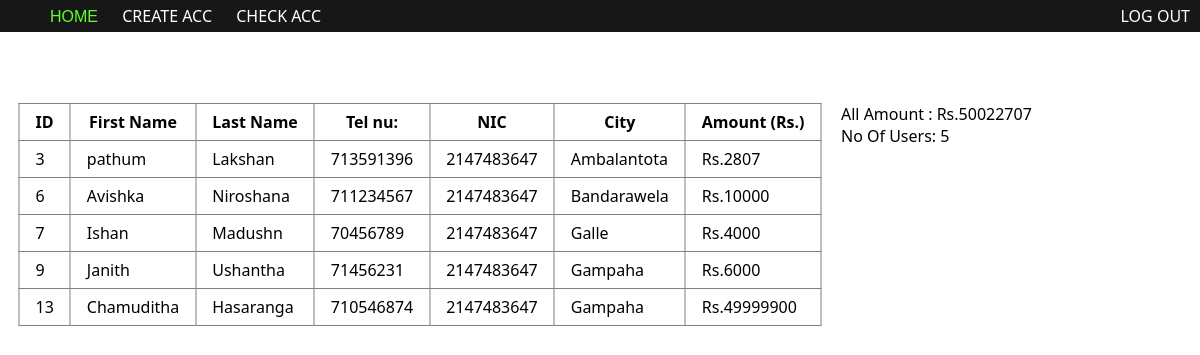
/admin/admin.php, run on the app's committed database.
### tables this page shows
CREATE TABLE `customer_bank` (
  `accno` int(10) NOT NULL,
  `fname` varchar(50) NOT NULL,
  `lname` varchar(100) NOT NULL,
  `telno` int(10) NOT NULL,
  `nicno` int(12) NOT NULL,
  `city` varchar(50) NOT NULL,
  `password` varchar(50) NOT NULL,
  `amount` int(255) NOT NULL
);

### admin/admin.php (the view, shortened to what this page needs)
<?php require_once('../inc/connect.php') ?>
<?php require_once('inc/header.php') ?>
<?php
    $query = "SELECT accno,fname,lname,telno,nicno,city,amount FROM customer_bank";
    $result = mysqli_query($conn,$query);
    if($result){
        $sum = 0;
        $rows = mysqli_num_rows($result);
        $table = '<table border="1">';
        $table .= '<tr><th>ID</th><th>First Name</th><th>Last Name</th><th>Tel nu:</th><th>NIC</th><th>City</th><th>Amount (Rs.)</th>';
            while($record = mysqli_fetch_assoc($result)){
                $sum = $sum+$record['amount'];
                $table .= '<tr>';
                $table .= '<td>'.$record['accno'].'</td>';
                $table .= '<td>'.$record['fname'].'</td>';
                $table .= '<td>'.$record['lname'].'</td>';
                $table .= '<td>'.$record['telno'].'</td>';
                $table .= '<td>'.$record['nicno'].'</td>';
                $table .= '<td>'.$record['city'].'</td>';
                $table .= '<td>'.'Rs.'.$record['amount'].'</td>';
                $table .= '</tr>';
            }
        $table .= '</table>';
    }else{
        echo"Faied";
    }
?>
<section class="section">
    <div class="main">
        <?php echo $table ;?>
    </div>
    <div class="right">
        <?php echo'All Amount : Rs.'.$sum;?><br>
        <?php echo'No Of Users: '.$rows;?>
    </div>
</section>

### admin/inc/header.php (shortened to what this page needs)
<!DOCTYPE html>
<html lang="en">
<head>
    <link rel="stylesheet" href="css/style.css">
</head>
<body>
    <header>
        <ul>
            <li id="home"><a href="admin.php">HOME</a></li>
            <li><a href="create_acc.php">CREATE ACC</a></li>
            <li><a href="check_acc.php">CHECK ACC</a></li>
            <li id="out"><a href="../index.php">LOG OUT</a></li>
        </ul>
    </header>

### admin/css/style.css (style rules this page uses)
* { box-sizing: border-box; font-family: 'Segoe UI', Tahoma, Geneva, Verdana, sans-serif; margin: 0; padding: 0; }
header { background-color: #181717; padding: 0 0 0 40px; }
header ul { list-style-type: none; }
header ul li { display: inline-block; padding: 5px 10px; }
header ul li a { font-size: 18 px; text-decoration: none; color: rgb(255, 255, 255); font-weight:200; }
#home a { color: rgb(95, 255, 47); font-weight: 400; font-family:'Trebuchet MS', 'Lucida Sans Unicode', 'Lucida Grande', 'Lucida Sans', Arial, sans-serif; }
#out { float: right; }
.section { height: 100vh; margin-top: 70px; }
.main { float: left; width: 70%; border: 1px solid rgba(255, 0, 0, 0); }
.main table { border-collapse: collapse; position: relative; left: 50%; transform: translateX(-50%); }
.right { border: 1px solid rgba(0, 0, 0, 0); display: flow-root; }
.tbl td,th { padding: 5px 15px; }

### admin/admin.php (style rules this page uses)
.main th,td { padding: 7px 16px; }

### data on the page
customer_bank: accno "3", fname "pathum", lname "Lakshan", telno "713591396", nicno "2147483647", city "Ambalantota", amount "2807"
customer_bank: accno "6", fname "Avishka", lname "Niroshana", telno "711234567", nicno "2147483647", city "Bandarawela", amount "10000"
customer_bank: accno "7", fname "Ishan", lname "Madushn", telno "70456789", nicno "2147483647", city "Galle", amount "4000"
customer_bank: accno "9", fname "Janith", lname "Ushantha", telno "71456231", nicno "2147483647", city "Gampaha", amount "6000"
customer_bank: accno "13", fname "Chamuditha", lname "Hasaranga", telno "710546874", nicno "2147483647", city "Gampaha", amount "49999900"

### other printed values
$sum "50022707"
$rows "5"
